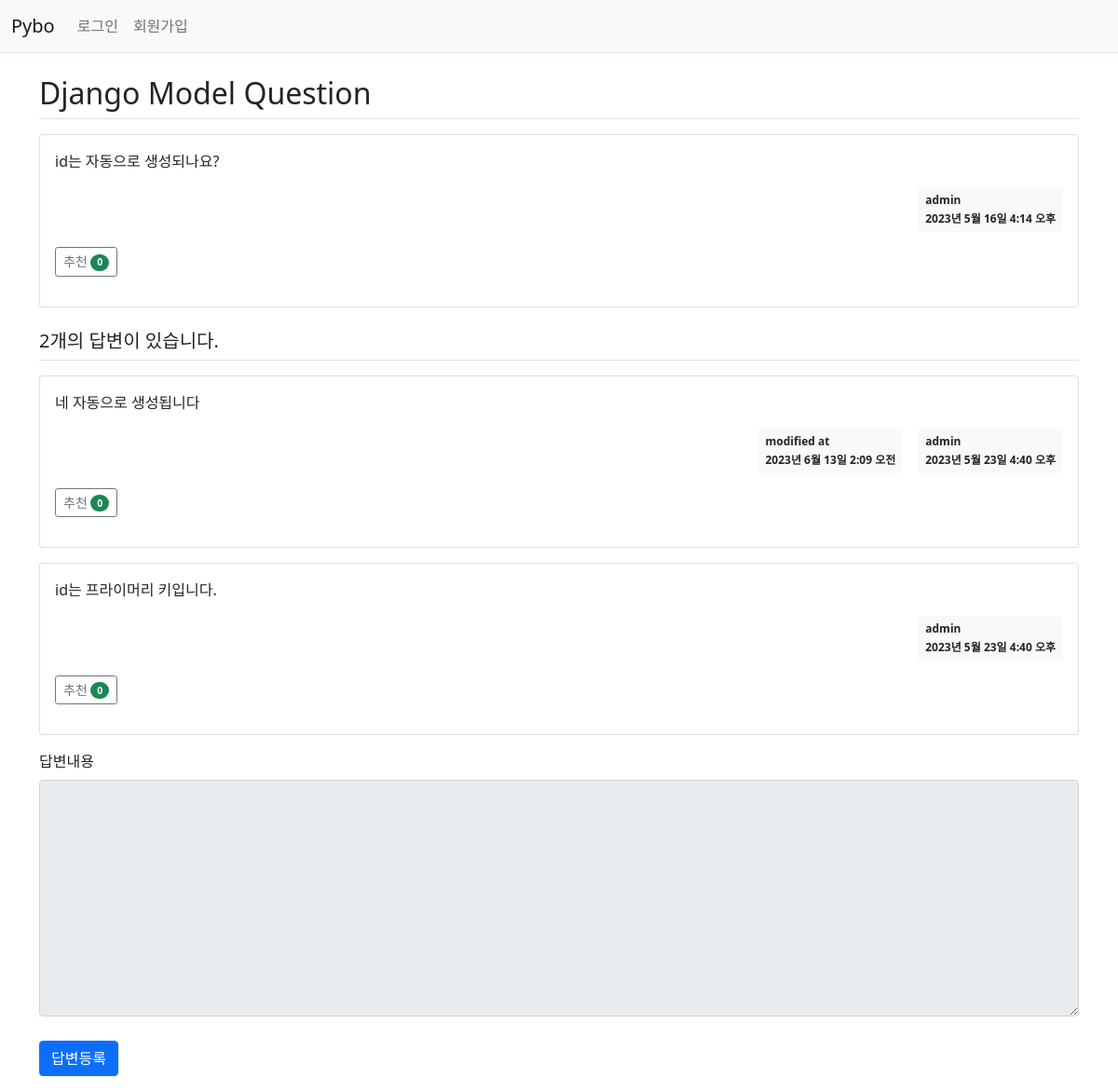
Page /2/ on the committed database.
### pybo/models.py (models this page shows, shortened)
class Question(models.Model):
    author = models.ForeignKey(User, on_delete=models.CASCADE, related_name='author_question')
    subject = models.CharField(max_length=200)
    content = models.TextField()
    create_date = models.DateTimeField()
    modify_date = models.DateTimeField(null=True, blank=True)
    voter = models.ManyToManyField(User, related_name='voter_question')

class Answer(models.Model):
    author = models.ForeignKey(User, on_delete=models.CASCADE, related_name='author_answer')
    question = models.ForeignKey(Question, on_delete=models.CASCADE)
    content = models.TextField()
    create_date = models.DateTimeField()
    modify_date = models.DateTimeField(null=True, blank=True)
    voter = models.ManyToManyField(User, related_name='voter_answer')

### pybo/views/base_views.py (the view)
def detail(request, question_id):
    question = get_object_or_404(Question, pk=question_id)
    context = {'question': question}
    return render(request, 'pybo/question_detail.html', context)

### pybo/templatetags/pybo_filter.py (called while the page is built)
@register.filter
def mark(value):
    extensions = ["nl2br", "fenced_code"]
    return mark_safe(markdown.markdown(value, extensions=extensions))

### templates/pybo/question_detail.html (shortened to what this page needs)
{% extends 'base.html' %}
{% load pybo_filter %}
{% block content %}
<div class="container my-3">
    <h2 class="border-bottom py-2">{{ question.subject }}</h2>
    <div class="card my-3">
        <div class="card-body">
            <div class="card-text">{{ question.content|mark }}</div>
            <div class="d-flex justify-content-end">
                <div class="badge bg-light text-dark p-2 text-start">
                    <div class="mb-2">{{ question.author.username }}</div>
                    <div>{{ question.create_date }}</div>
                </div>
            </div>
            <div class="my-3">
                <a href="javascript:void(0)" data-uri="{% url 'pybo:question_vote' question.id  %}"
                   class="recommend btn btn-sm btn-outline-secondary"> 추천
                    <span class="badge rounded-pill bg-success">{{question.voter.count}}</span>
                </a>
            </div>
        </div>
    </div>
    <h5 class="border-bottom my-3 py-2">{{question.answer_set.count}}개의 답변이 있습니다.</h5>
    {% for answer in question.answer_set.all %}
    <div class="card my-3">
        <div class="card-body">
            <div class="card-text">{{ answer.content|mark }}</div>
            <div class="d-flex justify-content-end">
                {% if answer.modify_date %}
                <div class="badge bg-light text-dark p-2 text-start mx-3">
                    <div class="mb-2">modified at</div>
                    <div>{{ answer.modify_date }}</div>
                </div>
                {% endif %}
                <div class="badge bg-light text-dark p-2 text-start">
                    <div class="mb-2">{{ answer.author.username }}</div>
                    <div>{{ answer.create_date }}</div>
                </div>
            </div>
            <div class="my-3">
                <a href="javascript:void(0)" data-uri="{% url 'pybo:answer_vote' answer.id  %}"
                   class="recommend btn btn-sm btn-outline-secondary"> 추천
                    <span class="badge rounded-pill bg-success">{{answer.voter.count}}</span>
                </a>
            </div>
        </div>
    </div>
    {% endfor %}
    <form action="{% url 'pybo:answer_create' question.id %}" method="post" class="my-3">
        <div class="mb-3">
            <label for="content" class="form-label">답변내용</label>
            <textarea {% if not user.is_authenticated %}disabled{% endif %}
                      name="content" id="content" class="form-control" rows="10"></textarea>
        </div>
        <input type="submit" value="답변등록" class="btn btn-primary">
    </form>
</div>
{% endblock %}

### static/style.css (style rules this page uses)
textarea { width:100%; }
input[type=submit] { margin-top:10px; }

### rows in the picture
Question: subject "Django Model Question", content|mark "id는 자동으로 생성되나요?", author.username "admin", create_date "2023년 5월 16일 4:14 오후", voter.count "0", answer_set.count "2"
Answer: content|mark "네 자동으로 생성됩니다", modify_date "2023년 6월 13일 2:09 오전", author.username "admin", create_date "2023년 5월 23일 4:40 오후", voter.count "0"
Answer: content|mark "id는 프라이머리 키입니다.", author.username "admin", create_date "2023년 5월 23일 4:40 오후", voter.count "0"
